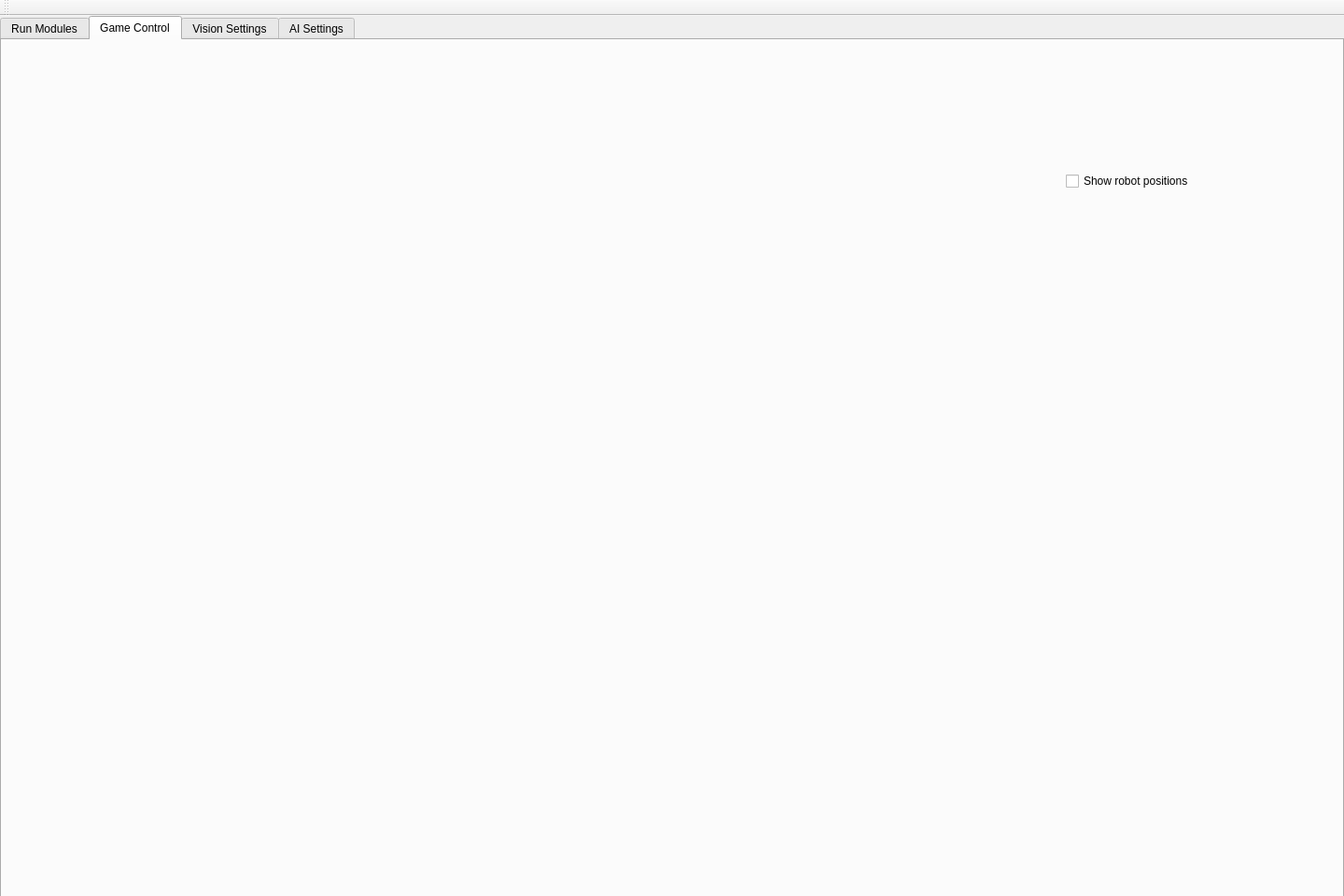
<?xml version="1.0" encoding="UTF-8"?>
<ui version="4.0">
 <class>MainWindow</class>
 <widget class="QMainWindow" name="MainWindow">
  <property name="geometry">
   <rect>
    <x>0</x>
    <y>0</y>
    <width>1440</width>
    <height>960</height>
   </rect>
  </property>
  <property name="windowTitle">
   <string>MainWindow</string>
  </property>
  <widget class="QWidget" name="centralWidget">
   <widget class="QTabWidget" name="tabWidget">
    <property name="geometry">
     <rect>
      <x>0</x>
      <y>0</y>
      <width>1440</width>
      <height>960</height>
     </rect>
    </property>
    <property name="currentIndex">
     <number>1</number>
    </property>
    <widget class="QWidget" name="run_modules">
     <attribute name="title">
      <string>Run Modules</string>
     </attribute>
     <widget class="QLabel" name="vision_path_label">
      <property name="geometry">
       <rect>
        <x>180</x>
        <y>260</y>
        <width>100</width>
        <height>20</height>
       </rect>
      </property>
      <property name="text">
       <string>Vision path:</string>
      </property>
      <property name="alignment">
       <set>Qt::AlignCenter</set>
      </property>
     </widget>
     <widget class="QLabel" name="ai_path_label">
      <property name="geometry">
       <rect>
        <x>180</x>
        <y>460</y>
        <width>100</width>
        <height>20</height>
       </rect>
      </property>
      <property name="text">
       <string>AI path:</string>
      </property>
      <property name="alignment">
       <set>Qt::AlignCenter</set>
      </property>
     </widget>
     <widget class="QLabel" name="comm_path_label">
      <property name="geometry">
       <rect>
        <x>180</x>
        <y>660</y>
        <width>100</width>
        <height>20</height>
       </rect>
      </property>
      <property name="text">
       <string>Comm path:</string>
      </property>
      <property name="alignment">
       <set>Qt::AlignCenter</set>
      </property>
     </widget>
     <widget class="QLineEdit" name="vision_path_input">
      <property name="geometry">
       <rect>
        <x>340</x>
        <y>260</y>
        <width>500</width>
        <height>30</height>
       </rect>
      </property>
     </widget>
     <widget class="QLineEdit" name="ai_path_input">
      <property name="geometry">
       <rect>
        <x>340</x>
        <y>460</y>
        <width>500</width>
        <height>30</height>
       </rect>
      </property>
     </widget>
     <widget class="QLineEdit" name="comm_path_input">
      <property name="geometry">
       <rect>
        <x>340</x>
        <y>660</y>
        <width>500</width>
        <height>30</height>
       </rect>
      </property>
     </widget>
     <widget class="QPushButton" name="run_vision">
      <property name="geometry">
       <rect>
        <x>900</x>
        <y>260</y>
        <width>100</width>
        <height>30</height>
       </rect>
      </property>
      <property name="text">
       <string>Run</string>
      </property>
     </widget>
     <widget class="QPushButton" name="run_ai">
      <property name="geometry">
       <rect>
        <x>900</x>
        <y>460</y>
        <width>100</width>
        <height>30</height>
       </rect>
      </property>
      <property name="text">
       <string>Run</string>
      </property>
     </widget>
     <widget class="QPushButton" name="run_comm">
      <property name="geometry">
       <rect>
        <x>900</x>
        <y>660</y>
        <width>100</width>
        <height>30</height>
       </rect>
      </property>
      <property name="text">
       <string>Run</string>
      </property>
     </widget>
    </widget>
    <widget class="QWidget" name="game_control">
     <attribute name="title">
      <string>Game Control</string>
     </attribute>
     <widget class="QLabel" name="game_control_image">
      <property name="geometry">
       <rect>
        <x>0</x>
        <y>0</y>
        <width>1080</width>
        <height>720</height>
       </rect>
      </property>
      <property name="text">
       <string/>
      </property>
     </widget>
     <widget class="QCheckBox" name="checkBox">
      <property name="geometry">
       <rect>
        <x>1140</x>
        <y>140</y>
        <width>240</width>
        <height>22</height>
       </rect>
      </property>
      <property name="text">
       <string>Show robot positions</string>
      </property>
     </widget>
    </widget>
    <widget class="QWidget" name="vision_settings">
     <attribute name="title">
      <string>Vision Settings</string>
     </attribute>
    </widget>
    <widget class="QWidget" name="ai_settings">
     <attribute name="title">
      <string>AI Settings</string>
     </attribute>
    </widget>
   </widget>
  </widget>
  <widget class="QMenuBar" name="menuBar">
   <property name="geometry">
    <rect>
     <x>0</x>
     <y>0</y>
     <width>1440</width>
     <height>25</height>
    </rect>
   </property>
  </widget>
  <widget class="QToolBar" name="mainToolBar">
   <attribute name="toolBarArea">
    <enum>TopToolBarArea</enum>
   </attribute>
   <attribute name="toolBarBreak">
    <bool>false</bool>
   </attribute>
  </widget>
 </widget>
 <layoutdefault spacing="6" margin="11"/>
 <resources/>
 <connections/>
</ui>
